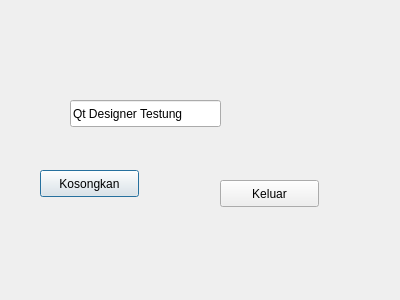
<?xml version="1.0" encoding="UTF-8"?>
<ui version="4.0">
 <class>Dialog</class>
 <widget class="QDialog" name="Dialog">
  <property name="geometry">
   <rect>
    <x>0</x>
    <y>0</y>
    <width>400</width>
    <height>300</height>
   </rect>
  </property>
  <property name="windowTitle">
   <string>Dialog</string>
  </property>
  <widget class="QPushButton" name="pushButton1">
   <property name="geometry">
    <rect>
     <x>40</x>
     <y>170</y>
     <width>99</width>
     <height>27</height>
    </rect>
   </property>
   <property name="text">
    <string>Kosongkan</string>
   </property>
  </widget>
  <widget class="QPushButton" name="pushButton2">
   <property name="geometry">
    <rect>
     <x>220</x>
     <y>180</y>
     <width>99</width>
     <height>27</height>
    </rect>
   </property>
   <property name="text">
    <string>Keluar</string>
   </property>
  </widget>
  <widget class="QLineEdit" name="lineEdit1">
   <property name="geometry">
    <rect>
     <x>70</x>
     <y>100</y>
     <width>151</width>
     <height>27</height>
    </rect>
   </property>
   <property name="text">
    <string>Qt Designer Testung</string>
   </property>
  </widget>
 </widget>
 <resources/>
 <connections>
  <connection>
   <sender>pushButton1</sender>
   <signal>clicked()</signal>
   <receiver>lineEdit1</receiver>
   <slot>clear()</slot>
   <hints>
    <hint type="sourcelabel">
     <x>91</x>
     <y>182</y>
    </hint>
    <hint type="destinationlabel">
     <x>143</x>
     <y>113</y>
    </hint>
   </hints>
  </connection>
  <connection>
   <sender>pushButton2</sender>
   <signal>clicked()</signal>
   <receiver>Dialog</receiver>
   <slot>reject()</slot>
   <hints>
    <hint type="sourcelabel">
     <x>266</x>
     <y>193</y>
    </hint>
    <hint type="destinationlabel">
     <x>293</x>
     <y>140</y>
    </hint>
   </hints>
  </connection>
 </connections>
</ui>
